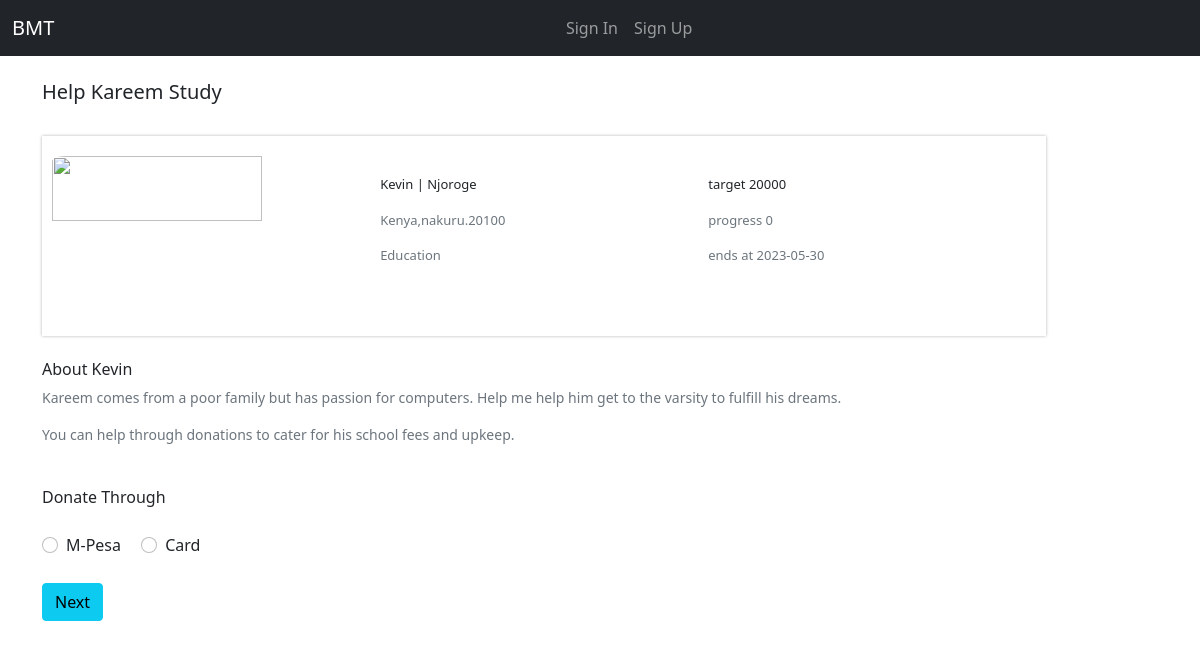
/project/23/details, run on the app's committed database.
### Users/models.py (models this page shows, shortened)
class Project(models.Model):
    user = models.ForeignKey(MyUser, on_delete=models.CASCADE)
    title=models.CharField(max_length=30)
    first_name=models.CharField(max_length=100)
    last_name=models.CharField(max_length=100)
    surname=models.CharField(max_length=100,blank=True)
    target_relationship=models.CharField(max_length=100,blank=True)
    target_country=models.CharField(max_length=100,blank=True)
    target_city=models.CharField(max_length=100,blank=True)
    target_area=models.CharField(max_length=100,blank=True)
    problem=models.TextField(max_length=500,blank=True)
    solution=models.TextField(max_length=300,blank=True)
    target_amount=models.PositiveIntegerField(default=0)
    achieved_amount=models.PositiveIntegerField(default=0)
    date=models.DateTimeField(auto_now=True)
    expiry=models.CharField(max_length=100)
    status=models.CharField(max_length=10)

### Users/views.py (the view, shortened to what this page needs)
# urls.py: path('project/<int:pk>/details', ProjectDetail.as_view(), name='projectid'),
class ProjectDetail(DetailView):
    template_name='Users/projectid.html'
    context_object_name='project'
    model=Project

### Users/templates/Users/projectid.html (shortened to what this page needs)
{% extends 'Users/base.html' %}
{% load static %}
{% block content %}
<div class="container">
    <br>
      <h5>{{ project.title|title }}</h5>
    <br>
    <div class="idcontainer ">
        <div class="img-container">
            <img src="https://encrypted-tbn0.gstatic.com/images?q=tbn:ANd9GcRO-4Q4uAw7MPWWiDNf2KqwdAswigARFbz6_Q&usqp=CAU">
        </div>
        <div>
            <br><br>
            <p>{{ project.first_name }} | {{ project.last_name }} </p>
            <p class="text-muted"> {{ project.target_country  }},{{ project.target_city }}.{{ project.target_area }} </p>
            <p class="text-muted">Education</p>
        </div>
        <div>
            <br><br>
            <p>target {{ project.target_amount }}  </p>
            <p class="text-muted">progress {{ project.achieved_amount  }} </p>
            <p class="text-muted">ends at {{ project.expiry }}</p>
        </div>
    </div>
<br>
    <div style="font-size:14px;">
        <h6>About {{ project.first_name }}</h6>
        <p class="text-muted">{{ project.problem }}</p>
        <p class="text-muted">{{ project.solution }} </p>
    </div>
<div>
    <br>
    Donate Through
    <br><br>
    <div id="trade-table">
       <div class="form-check form-check-inline"  >
          <input class="form-check-input" type="radio" name="line" id="name" data-rate="M-Pesa" value='M-Pesa'  >
           <label>M-Pesa</label>
       </div>
      <div class="form-check form-check-inline">
          <input class="form-check-input" type="radio" name="line" id="silver-radio" value='Card'  >
          <label>Card</label>
      </div>
  </div>
    <br>
    <form method="POST">
    <button class="btn btn-info">Next</button>
    </form>
</div>
</div>
{% endblock %}

### Users/static/Users/styles.css (style rules this page uses)
body { margin-top: 0px !important; }
.idcontainer { width: 90%; margin: 0 ; display: grid; grid-template-columns: repeat(3, 1.9fr); grid-gap: 0px; padding: 0 10px; height:200px; box-shadow: 0px 0px 3px 0px rgba(0, 0, 0, 0.3); font-size: 13px; }
.img-container { margin-top:20px; }
.idcontainer img { width: 80%; height: 60%; margin: auto; border-radius: 5%; }

### Users/static/Users/docs.css (style rules this page uses)
@media (min-width: 768px) { :root { scroll-padding-top:4rem } }

### data on the page
Project: title "Help Kareem Study", first_name "Kevin", last_name "Njoroge", target_country "Kenya", target_city "nakuru", target_area "20100", target_amount "20000", achieved_amount "0", expiry "2023-05-30", problem "Kareem comes from a poor family but has passion for computers. Help me help him get to the varsity to fulfill his dreams.", solution "You can help through donations to cater for his school fees and upkeep."
